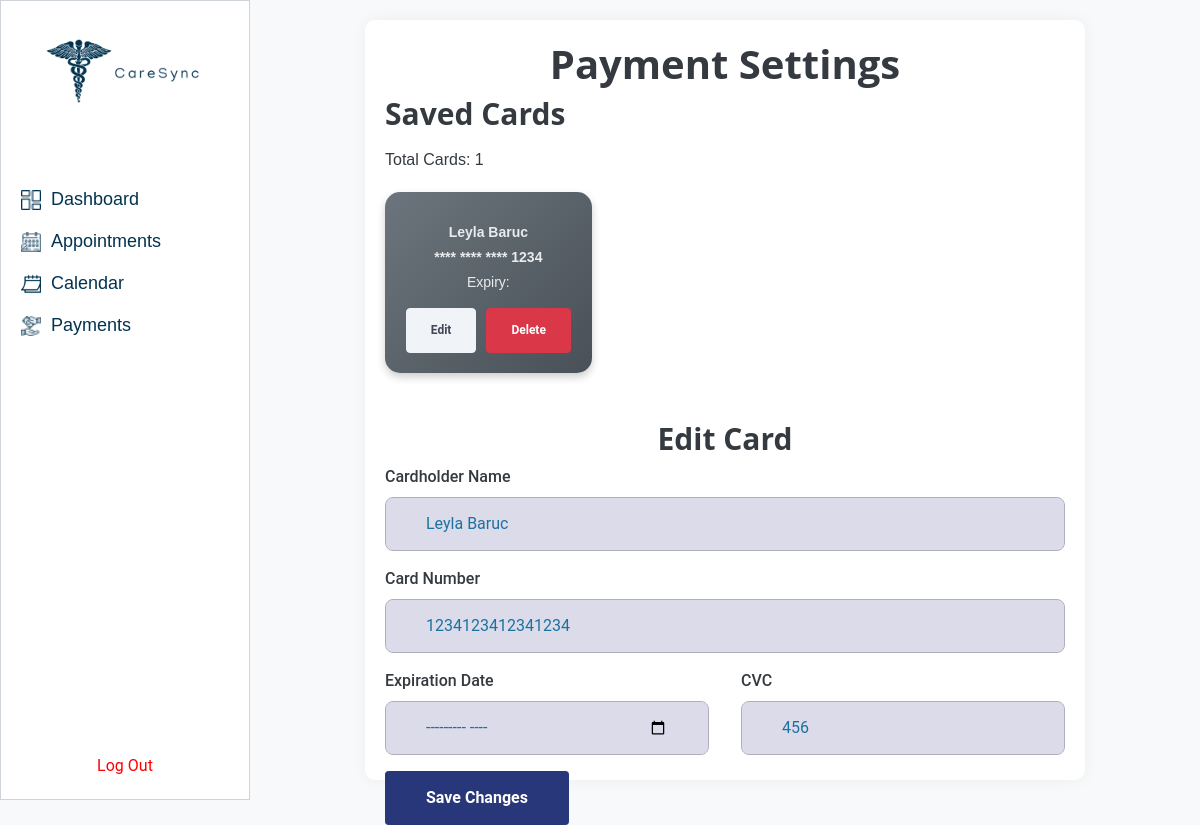
/cards/edit/4/ (signed in), run on the app's committed database.
### appointments/models.py (models this page shows)
class CreditCard(models.Model):
    user = models.ForeignKey(settings.AUTH_USER_MODEL, on_delete=models.CASCADE)
    cardholder_name = models.CharField(max_length=100)
    card_number = models.CharField(max_length=16)
    expiration_date = models.DateField()
    cvc = models.CharField(max_length=4)
    @property
    def masked_card_number(self):
        return '**** **** **** ' + self.card_number[-4:]

### appointments/views.py (the view)
# urls.py: path('cards/edit/<int:card_id>/', views.edit_card, name='edit_card'),
@login_required
def edit_card(request, card_id):
    user = request.user
    card = get_object_or_404(CreditCard, id=card_id, user=user)
    cards = CreditCard.objects.filter(user=user)  # Fetch all cards for the current user
    if request.method == 'POST':
        form = CreditCardForm(request.POST, instance=card)
        if form.is_valid():
            form.save()
            messages.success(request, "Card updated successfully.")
            return redirect('appointments:credit_card')
    else:
        form = CreditCardForm(instance=card)
    context = {
        'cards': cards,  # Pass the list of cards to show them while editing
        'form': form,
        'card_to_edit': card,  # This will trigger the template to know it's in edit mode
        'edit_mode': True,
    }
    return render(request, 'appointments/credit_card.html', context)

### appointments/forms.py
class CreditCardForm(forms.ModelForm):
    class Meta:
        model = CreditCard
        fields = ['cardholder_name', 'card_number', 'expiration_date', 'cvc']
        widgets = {
            'cardholder_name': forms.TextInput(attrs={'class': 'form-control', 'placeholder': 'Cardholder Name'}),
            'card_number': forms.TextInput(attrs={'class': 'form-control', 'placeholder': 'Card Number'}),
            'expiration_date': forms.DateInput(attrs={'type': 'month', 'class': 'form-control'}, format='%Y-%m'),
            'cvc': forms.TextInput(attrs={'class': 'form-control', 'placeholder': 'CVC'}),
        }
    def __init__(self, *args, **kwargs):
        super().__init__(*args, **kwargs)
        self.fields['expiration_date'].input_formats = ['%Y-%m']

### appointments/templates/appointments/credit_card.html (shortened to what this page needs)
<!DOCTYPE html>
<html lang="en">
<head>
    {% load static %}
    <link href="https://cdn.jsdelivr.net/npm/bootstrap@5.3.0/dist/css/bootstrap.min.css" rel="stylesheet">
    <link rel="stylesheet" href="{% static 'css/theme.css' %}">
</head>
<body style="font-family: 'Manjari', sans-serif; display: flex; margin: 0; padding: 0; height: 100vh;">
    <div style="width: 250px; background-color: white; padding: 20px; display: flex; flex-direction: column; justify-content: space-between; border: 1px solid #CED4DA; height: 100vh;">
        <div style="text-align: center;">
            <img src="{% static 'img/gallery/logo.png' %}" alt="CareSync Logo" style="width: 200px; height: auto; margin-top: -50px;">
        </div>
        <ul style="list-style: none; padding: 0; margin: 0;">
            <li style="margin: 15px 0; display: flex; align-items: center;">
                <img src="{% static 'img/gallery/dashboard.png' %}" alt="Dashboard Icon" style="width: 20px; height: 20px; margin-right: 10px;">
                <a href="{% url 'dashboard' %}" style="text-decoration: none; color: #023350; font-size: 18px;">Dashboard</a>
            </li>
            <li style="margin: 15px 0; display: flex; align-items: center;">
                <img src="{% static 'img/gallery/appointment-icon.png' %}" alt="Appointments Icon" style="width: 20px; height: 20px; margin-right: 10px;">
                <a href="{% url 'appointments:appointment_history' %}" style="text-decoration: none; color: #023350; font-size: 18px;">Appointments</a>
            </li>
            <li style="margin: 15px 0; display: flex; align-items: center;">
                <img src="{% static 'img/gallery/calendar-icon.png' %}" alt="Calendar Icon" style="width: 20px; height: 20px; margin-right: 10px;">
                <a href="{% url 'appointments:calendar' %}" style="text-decoration: none; color: #023350; font-size: 18px;">Calendar</a>
            </li>
            <li style="margin: 15px 0; display: flex; align-items: center;">
                <img src="{% static 'img/gallery/payment-method.png' %}" alt="Payments Icon" style="width: 20px; height: 20px; margin-right: 10px;">
                <a href="{% url 'appointments:credit_card' %}" style="text-decoration: none; color: #023350; font-size: 18px;">Payments</a>
            </li>
        </ul>
        <div style="text-align: center; margin-top: auto;">
            <form method="POST" action="{% url 'logout' %}">
                <button type="submit" style="color: red; background: none; border: none; text-decoration: none; cursor: pointer;">Log Out</button>
            </form>
        </div>
    </div>
    <div class="main-content">
        <h1 style="text-align: center; font-size: 40px;">Payment Settings</h1>
        <h2 class="mb-3" style="font-size: 30px;">Saved Cards</h2>
        <p>Total Cards: {{ cards.count }}</p>
        {% if cards %}
        <div class="payment-cards-wrapper">
            {% for card in cards %}
            <div class="payment-card">
                <div class="d-flex flex-column align-items-center">
                    <div class="payment-card-details text-center">
                        <p class="mb-1"><strong>{{ card.cardholder_name }}</strong></p>
                        <p class="mb-1"><strong>**** **** **** {{ card.masked_card_number|slice:"-4:" }}</strong></p>
                        <p class="mb-0">Expiry: {{ card.expiry_date }}</p>
                    </div>
                    <div class="payment-card-actions">
                        <form method="GET" action="{% url 'appointments:edit_card' card.id %}" class="d-inline">
                            <button type="submit" class="btn btn-light btn-sm">Edit</button>
                        </form>
                        <button type="button" class="btn btn-danger btn-sm" onclick="showDeleteModal('{{ card.id }}')">Delete</button>
                    </div>
                </div>
            </div>
            {% endfor %}
        </div>
        {% else %}
        <p>No saved cards.</p>
        {% endif %}
        <h2 class="mt-5" style="text-align: center; font-size: 30px;">{% if card_to_edit %}Edit Card{% else %}Add New Card{% endif %}</h2>
        <form method="POST" action="{% if card_to_edit %}{% url 'appointments:edit_card' card_to_edit.id %}{% else %}{% url 'appointments:credit_card' %}{% endif %}">
            <div class="mb-3">
                <label for="id_cardholder_name" class="form-label">Cardholder Name</label>
                <input type="text" name="cardholder_name" id="id_cardholder_name" class="form-control"
                    value="{{ form.cardholder_name.value|default_if_none:'' }}">
            </div>
            <div class="mb-3">
                <label for="id_card_number" class="form-label">Card Number</label>
                <input type="text" name="card_number" id="id_card_number" class="form-control"
                    value="{{ form.card_number.value|default_if_none:'' }}">
            </div>
            <div class="row">
                <div class="col-md-6 mb-3">
                    <label for="id_expiration_date" class="form-label">Expiration Date</label>
                    <input type="month" name="expiration_date" id="id_expiration_date" class="form-control"
                        value="{{ form.expiration_date.value|default_if_none:'' }}">
                </div>
                <div class="col-md-6 mb-3">
                    <label for="id_cvc" class="form-label">CVC</label>
                    <input type="text" name="cvc" id="id_cvc" class="form-control"
                        value="{{ form.cvc.value|default_if_none:'' }}">
                </div>
            </div>
            <button type="submit" class="btn btn-primary">
                {% if card_to_edit %}Save Changes{% else %}Add Card{% endif %}
            </button>
        </form>
    </div>
</body>
</html>

### appointments/templates/appointments/credit_card.html (style rules this page uses)
body { font-family: 'Inter', sans-serif; background-color: #f8f9fa; color: #343a40; margin: 0; padding: 0; }
.main-content { margin: 20px auto; padding: 20px; background-color: #ffffff; border-radius: 10px; box-shadow: 0 0 15px rgba(0, 0, 0, 0.05); width: 60%; max-width: 800px; }
h1, h2 { color: #343a40; font-weight: 700; }
.payment-cards-wrapper { display: flex; flex-wrap: wrap; gap: 20px; justify-content: space-between; margin-top: 20px; }
.payment-card { flex: 0 0 calc(33.333% - 20px); max-width: calc(33.333% - 20px); background: linear-gradient(135deg, #6c757d, #495057); border-radius: 15px; color: white; padding: 20px; box-shadow: 0 4px 8px rgba(0, 0, 0, 0.2); transition: transform 0.2s ease, box-shadow 0.2s ease; }
.payment-card-details { font-size: 14px; margin-top: 10px; color: #e9ecef; }
.payment-card-actions { display: flex; justify-content: flex-end; gap: 10px; margin-top: 15px; }
.payment-card-actions button { font-size: 12px; }

### data on the page
CreditCard: cardholder_name "Leyla Baruc", masked_card_number "1234", card_number "1234123412341234", cvc "456"

### other printed values
{{ cards.count }} "1"
